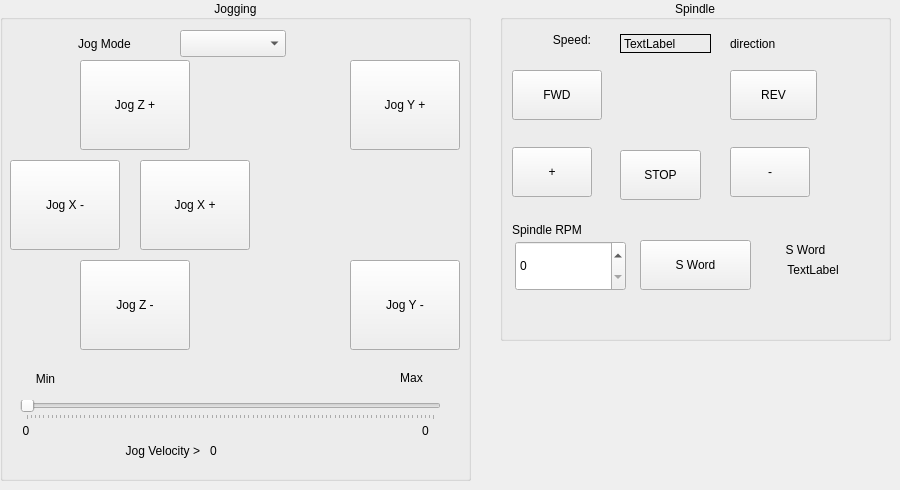
      <widget class="QWidget" name="tab_9">
       <attribute name="title">
        <string>Jog</string>
       </attribute>
       <widget class="QGroupBox" name="groupBox_7">
        <property name="geometry">
         <rect>
          <x>0</x>
          <y>0</y>
          <width>471</width>
          <height>481</height>
         </rect>
        </property>
        <property name="title">
         <string>Jogging</string>
        </property>
        <property name="alignment">
         <set>Qt::AlignCenter</set>
        </property>
        <widget class="QPushButton" name="jog_plus_pb_2">
         <property name="geometry">
          <rect>
           <x>80</x>
           <y>60</y>
           <width>110</width>
           <height>90</height>
          </rect>
         </property>
         <property name="text">
          <string>Jog Z +</string>
         </property>
        </widget>
        <widget class="QPushButton" name="jog_minus_pb_2">
         <property name="geometry">
          <rect>
           <x>80</x>
           <y>260</y>
           <width>110</width>
           <height>90</height>
          </rect>
         </property>
         <property name="text">
          <string>Jog Z -</string>
         </property>
        </widget>
        <widget class="QPushButton" name="jog_minus_pb_0">
         <property name="geometry">
          <rect>
           <x>10</x>
           <y>160</y>
           <width>110</width>
           <height>90</height>
          </rect>
         </property>
         <property name="text">
          <string>Jog X -</string>
         </property>
        </widget>
        <widget class="QPushButton" name="jog_plus_pb_0">
         <property name="geometry">
          <rect>
           <x>140</x>
           <y>160</y>
           <width>110</width>
           <height>90</height>
          </rect>
         </property>
         <property name="text">
          <string>Jog X +</string>
         </property>
        </widget>
        <widget class="QPushButton" name="jog_minus_pb_1">
         <property name="geometry">
          <rect>
           <x>350</x>
           <y>260</y>
           <width>110</width>
           <height>90</height>
          </rect>
         </property>
         <property name="text">
          <string>Jog Y -</string>
         </property>
        </widget>
        <widget class="QPushButton" name="jog_plus_pb_1">
         <property name="geometry">
          <rect>
           <x>350</x>
           <y>60</y>
           <width>110</width>
           <height>90</height>
          </rect>
         </property>
         <property name="text">
          <string>Jog Y +</string>
         </property>
        </widget>
        <widget class="QComboBox" name="jog_modes_cb">
         <property name="geometry">
          <rect>
           <x>180</x>
           <y>30</y>
           <width>106</width>
           <height>27</height>
          </rect>
         </property>
        </widget>
        <widget class="QLabel" name="label_6">
         <property name="geometry">
          <rect>
           <x>34</x>
           <y>30</y>
           <width>141</width>
           <height>27</height>
          </rect>
         </property>
         <property name="text">
          <string>Jog Mode</string>
         </property>
         <property name="alignment">
          <set>Qt::AlignCenter</set>
         </property>
        </widget>
        <widget class="QSlider" name="jog_vel_sl">
         <property name="geometry">
          <rect>
           <x>20</x>
           <y>400</y>
           <width>421</width>
           <height>20</height>
          </rect>
         </property>
         <property name="orientation">
          <enum>Qt::Horizontal</enum>
         </property>
         <property name="tickPosition">
          <enum>QSlider::TicksBelow</enum>
         </property>
        </widget>
        <widget class="QLabel" name="label_11">
         <property name="geometry">
          <rect>
           <x>381</x>
           <y>365</y>
           <width>61</width>
           <height>25</height>
          </rect>
         </property>
         <property name="text">
          <string>Max</string>
         </property>
         <property name="alignment">
          <set>Qt::AlignCenter</set>
         </property>
        </widget>
        <widget class="QLabel" name="min_jog_vel_lb">
         <property name="geometry">
          <rect>
           <x>10</x>
           <y>420</y>
           <width>32</width>
           <height>21</height>
          </rect>
         </property>
         <property name="text">
          <string>0</string>
         </property>
         <property name="alignment">
          <set>Qt::AlignCenter</set>
         </property>
        </widget>
        <widget class="QLabel" name="max_jog_vel_lb">
         <property name="geometry">
          <rect>
           <x>410</x>
           <y>420</y>
           <width>31</width>
           <height>21</height>
          </rect>
         </property>
         <property name="text">
          <string>0</string>
         </property>
         <property name="alignment">
          <set>Qt::AlignCenter</set>
         </property>
        </widget>
        <widget class="QLabel" name="label_9">
         <property name="geometry">
          <rect>
           <x>19</x>
           <y>440</y>
           <width>181</width>
           <height>21</height>
          </rect>
         </property>
         <property name="text">
          <string>Jog Velocity &gt;</string>
         </property>
         <property name="alignment">
          <set>Qt::AlignRight|Qt::AlignTrailing|Qt::AlignVCenter</set>
         </property>
        </widget>
        <widget class="QLabel" name="jog_vel_lb">
         <property name="geometry">
          <rect>
           <x>210</x>
           <y>440</y>
           <width>81</width>
           <height>21</height>
          </rect>
         </property>
         <property name="text">
          <string>0</string>
         </property>
        </widget>
        <widget class="QLabel" name="label_10">
         <property name="geometry">
          <rect>
           <x>20</x>
           <y>365</y>
           <width>51</width>
           <height>28</height>
          </rect>
         </property>
         <property name="text">
          <string>Min</string>
         </property>
         <property name="alignment">
          <set>Qt::AlignCenter</set>
         </property>
        </widget>
       </widget>
       <widget class="QGroupBox" name="groupBox_6">
        <property name="geometry">
         <rect>
          <x>500</x>
          <y>0</y>
          <width>391</width>
          <height>341</height>
         </rect>
        </property>
        <property name="title">
         <string>Spindle</string>
        </property>
        <property name="alignment">
         <set>Qt::AlignCenter</set>
        </property>
        <widget class="QPushButton" name="spindle_plus_pb">
         <property name="geometry">
          <rect>
           <x>12</x>
           <y>147</y>
           <width>80</width>
           <height>50</height>
          </rect>
         </property>
         <property name="text">
          <string>+</string>
         </property>
        </widget>
        <widget class="QSpinBox" name="spindle_speed_sb">
         <property name="geometry">
          <rect>
           <x>15</x>
           <y>241</y>
           <width>111</width>
           <height>50</height>
          </rect>
         </property>
         <property name="maximum">
          <number>30000</number>
         </property>
        </widget>
        <widget class="QLabel" name="spindle_direction_0_lb">
         <property name="geometry">
          <rect>
           <x>230</x>
           <y>34</y>
           <width>81</width>
           <height>19</height>
          </rect>
         </property>
         <property name="text">
          <string>direction</string>
         </property>
        </widget>
        <widget class="QLabel" name="spindle_actual_speed_lb">
         <property name="geometry">
          <rect>
           <x>120</x>
           <y>34</y>
           <width>91</width>
           <height>19</height>
          </rect>
         </property>
         <property name="frameShape">
          <enum>QFrame::Box</enum>
         </property>
         <property name="text">
          <string>TextLabel</string>
         </property>
        </widget>
        <widget class="QPushButton" name="spindle_fwd_pb">
         <property name="geometry">
          <rect>
           <x>12</x>
           <y>70</y>
           <width>90</width>
           <height>50</height>
          </rect>
         </property>
         <property name="text">
          <string>FWD</string>
         </property>
        </widget>
        <widget class="QPushButton" name="spindle_minus_pb">
         <property name="geometry">
          <rect>
           <x>230</x>
           <y>147</y>
           <width>80</width>
           <height>50</height>
          </rect>
         </property>
         <property name="text">
          <string>-</string>
         </property>
        </widget>
        <widget class="QLabel" name="label_21">
         <property name="geometry">
          <rect>
           <x>10</x>
           <y>30</y>
           <width>81</width>
           <height>19</height>
          </rect>
         </property>
         <property name="text">
          <string>Speed:</string>
         </property>
         <property name="alignment">
          <set>Qt::AlignRight|Qt::AlignTrailing|Qt::AlignVCenter</set>
         </property>
        </widget>
        <widget class="QPushButton" name="spindle_rev_pb">
         <property name="enabled">
          <bool>true</bool>
         </property>
         <property name="geometry">
          <rect>
           <x>230</x>
           <y>70</y>
           <width>87</width>
           <height>50</height>
          </rect>
         </property>
         <property name="text">
          <string>REV</string>
         </property>
        </widget>
        <widget class="QLabel" name="label_22">
         <property name="geometry">
          <rect>
           <x>12</x>
           <y>220</y>
           <width>121</width>
           <height>19</height>
          </rect>
         </property>
         <property name="text">
          <string>Spindle RPM</string>
         </property>
        </widget>
        <widget class="QLabel" name="settings_speed_lb">
         <property name="geometry">
          <rect>
           <x>280</x>
           <y>260</y>
           <width>66</width>
           <height>19</height>
          </rect>
         </property>
         <property name="text">
          <string>TextLabel</string>
         </property>
         <property name="alignment">
          <set>Qt::AlignCenter</set>
         </property>
        </widget>
        <widget class="QLabel" name="label_38">
         <property name="geometry">
          <rect>
           <x>270</x>
           <y>240</y>
           <width>71</width>
           <height>19</height>
          </rect>
         </property>
         <property name="text">
          <string>S Word</string>
         </property>
         <property name="alignment">
          <set>Qt::AlignCenter</set>
         </property>
        </widget>
        <widget class="QPushButton" name="spindle_stop_pb">
         <property name="geometry">
          <rect>
           <x>120</x>
           <y>150</y>
           <width>81</width>
           <height>50</height>
          </rect>
         </property>
         <property name="text">
          <string>STOP</string>
         </property>
        </widget>
        <widget class="QPushButton" name="mdi_s_pb">
         <property name="geometry">
          <rect>
           <x>140</x>
           <y>240</y>
           <width>111</width>
           <height>50</height>
          </rect>
         </property>
         <property name="text">
          <string>S Word</string>
         </property>
        </widget>
       </widget>
      </widget>
